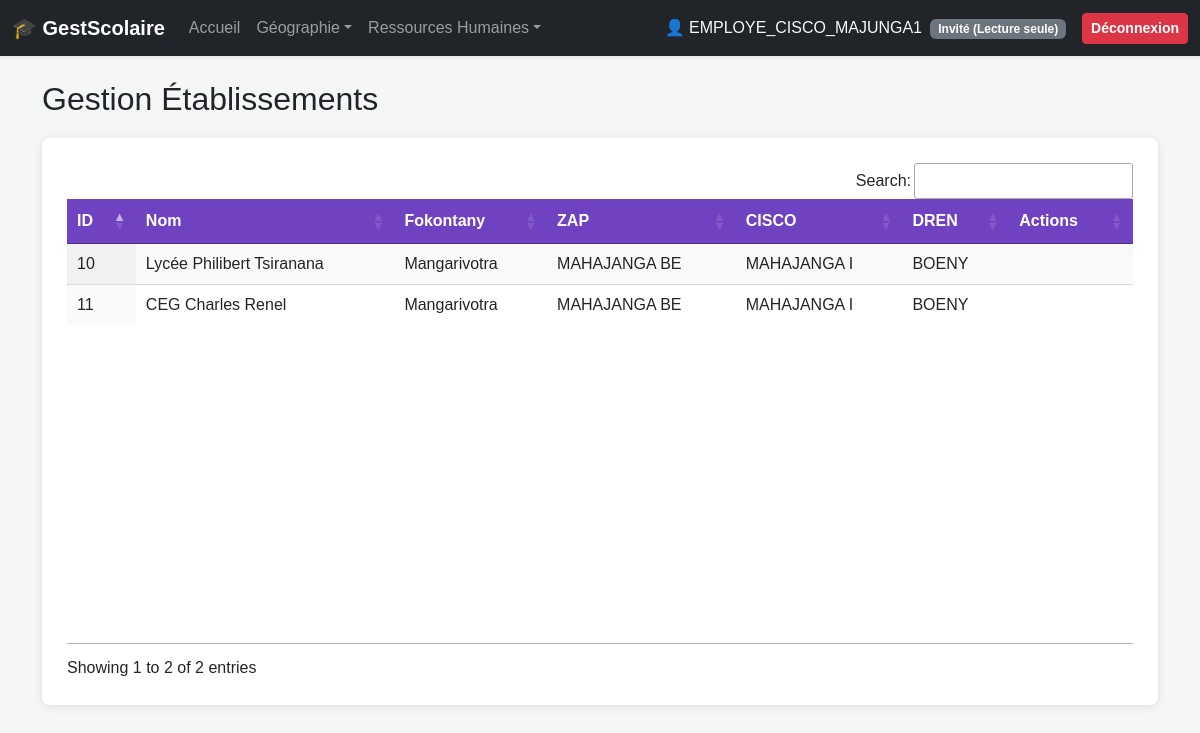
The app's page /etablissement/ (signed in) with its own data.
### gestion_scolaire/models.py (models this page shows, shortened)
class UserProfile(models.Model):
    ROLES = (
        ('ADMIN', 'Administrateur National'),
        ('DREN', 'Responsable DREN'),
        ('CISCO', 'Responsable CISCO'),
        ('ZAP', 'Responsable ZAP'),
        ('FOKONTANY', 'Responsable Fokontany'),
        ('ETAB', 'Directeur Établissement'),
        ('INVITE', 'Invité (Lecture seule)'),
    )
    user = models.OneToOneField(User, on_delete=models.CASCADE, related_name='profile')
    role = models.CharField(max_length=20, choices=ROLES, default='INVITE')
    can_add = models.BooleanField(default=False, verbose_name="Peut Ajouter")
    can_edit = models.BooleanField(default=False, verbose_name="Peut Modifier")
    can_delete = models.BooleanField(default=False, verbose_name="Peut Supprimer")
    dren_assignee = models.ForeignKey(Dren, on_delete=models.SET_NULL, null=True, blank=True)
    cisco_assignee = models.ForeignKey(Cisco, on_delete=models.SET_NULL, null=True, blank=True)
    zap_assignee = models.ForeignKey(Zap, on_delete=models.SET_NULL, null=True, blank=True)
    fokontany_assignee = models.ForeignKey(Fokontany, on_delete=models.SET_NULL, null=True, blank=True)
    etablissement_assignee = models.ForeignKey(Etablissement, on_delete=models.SET_NULL, null=True, blank=True)

class Etablissement(models.Model):
    nom = models.CharField(max_length=150)
    fokontany = models.ForeignKey(Fokontany, on_delete=models.CASCADE, related_name='etablissements')
    class Meta: unique_together = ('nom', 'fokontany')

class Fokontany(models.Model):
    nom = models.CharField(max_length=100)
    zap = models.ForeignKey(Zap, on_delete=models.CASCADE, related_name='fokontanys')
    class Meta: unique_together = ('nom', 'zap')

class Zap(models.Model):
    nom = models.CharField(max_length=100)
    cisco = models.ForeignKey(Cisco, on_delete=models.CASCADE, related_name='zaps')
    class Meta: unique_together = ('nom', 'cisco')

class Cisco(models.Model):
    nom = models.CharField(max_length=100)
    dren = models.ForeignKey(Dren, on_delete=models.CASCADE, related_name='ciscos')
    class Meta: unique_together = ('nom', 'dren')

class Dren(models.Model):
    nom = models.CharField(max_length=100, unique=True)

### gestion_scolaire/views.py (the view, shortened to what this page needs)
# urls.py: path('etablissement/', views.manage_etablissement, name='manage_etablissement'),
@login_required
def manage_etablissement(request, id=None):
    instance = get_object_or_404(Etablissement, id=id) if id else None
    etablissements = filter_queryset_by_user(Etablissement.objects.select_related('fokontany__zap__cisco__dren'), request.user, 'etablissement').order_by('nom')
    return render(request, 'manage_etablissement.html', {'etablissements': etablissements, 'edit_obj': instance})

### gestion_scolaire/templates/manage_etablissement.html (shortened to what this page needs)
{% extends 'base.html' %}
{% block content %}
<h2>Gestion Établissements</h2>
<div class="container-custom">
    <div class="table-section">
        <table id="dataTable" class="display nowrap" style="width:100%">
            <thead><tr style="background:#6f42c1; color:white;"><th>ID</th><th>Nom</th><th>Fokontany</th><th>ZAP</th><th>CISCO</th><th>DREN</th><th>Actions</th></tr></thead>
            <tbody>
                {% for e in etablissements %}<tr><td>{{ e.id }}</td><td>{{ e.nom }}</td><td>{{ e.fokontany.nom }}</td><td>{{ e.fokontany.zap.nom }}</td><td>{{ e.fokontany.zap.cisco.nom }}</td><td>{{ e.fokontany.zap.cisco.dren.nom }}</td><td>
                </td></tr>{% endfor %}
            </tbody>
        </table>
    </div>
</div>
{% endblock %}

### gestion_scolaire/templates/base.html (shortened to what this page needs)
<!DOCTYPE html>
<html lang="fr">
<head>
    <link href="https://cdn.jsdelivr.net/npm/bootstrap@5.3.2/dist/css/bootstrap.min.css" rel="stylesheet">
    <link rel="stylesheet" type="text/css" href="https://cdn.datatables.net/1.13.6/css/jquery.dataTables.css">
    <link rel="stylesheet" type="text/css" href="https://cdn.datatables.net/buttons/2.4.1/css/buttons.dataTables.min.css">
</head>
<body>
    {% if user.is_authenticated %}
    <nav class="navbar navbar-expand-lg navbar-dark bg-dark sticky-top shadow-sm">
        <div class="container-fluid">
            <a class="navbar-brand fw-bold" href="{% url 'index' %}">🎓 GestScolaire</a>
            <div class="collapse navbar-collapse" id="navbarNav">
                <ul class="navbar-nav me-auto mb-2 mb-lg-0">
                    <li class="nav-item"><a class="nav-link" href="{% url 'index' %}">Accueil</a></li>
                    <li class="nav-item dropdown">
                        <a class="nav-link dropdown-toggle" href="#" data-bs-toggle="dropdown">Géographie</a>
                    </li>
                    <li class="nav-item dropdown">
                        <a class="nav-link dropdown-toggle" href="#" data-bs-toggle="dropdown">Ressources Humaines</a>
                    </li>
                </ul>
                <div class="d-flex align-items-center">
                    <span class="navbar-text text-light me-3">
                        👤 {{ request.user.username|upper }} <span class="badge bg-secondary ms-1">{% if request.user.is_superuser %}Admin{% else %}{{ request.user.profile.get_role_display }}{% endif %}</span>
                    </span>
                    <form method="POST" action="{% url 'logout' %}" class="m-0">
                        {% csrf_token %}<button type="submit" class="btn btn-danger btn-sm fw-bold">Déconnexion</button>
                    </form>
                </div>
            </div>
        </div>
    </nav>
    {% endif %}
    <div class="container mt-4">
        {% block content %}{% endblock %}
    </div>
</body>
</html>

### records on screen
Etablissement: id "11", nom "CEG Charles Renel", fokontany.nom "Mangarivotra", fokontany.zap.nom "MAHAJANGA BE", fokontany.zap.cisco.nom "MAHAJANGA I", fokontany.zap.cisco.dren.nom "BOENY"
Etablissement: id "10", nom "Lycée Philibert Tsiranana", fokontany.nom "Mangarivotra", fokontany.zap.nom "MAHAJANGA BE", fokontany.zap.cisco.nom "MAHAJANGA I", fokontany.zap.cisco.dren.nom "BOENY"

### other values on screen
{{ request.user.username|upper }} "EMPLOYE_CISCO_MAJUNGA1"
{{ request.user.profile.get_role_display }} "Invité (Lecture seule)"
